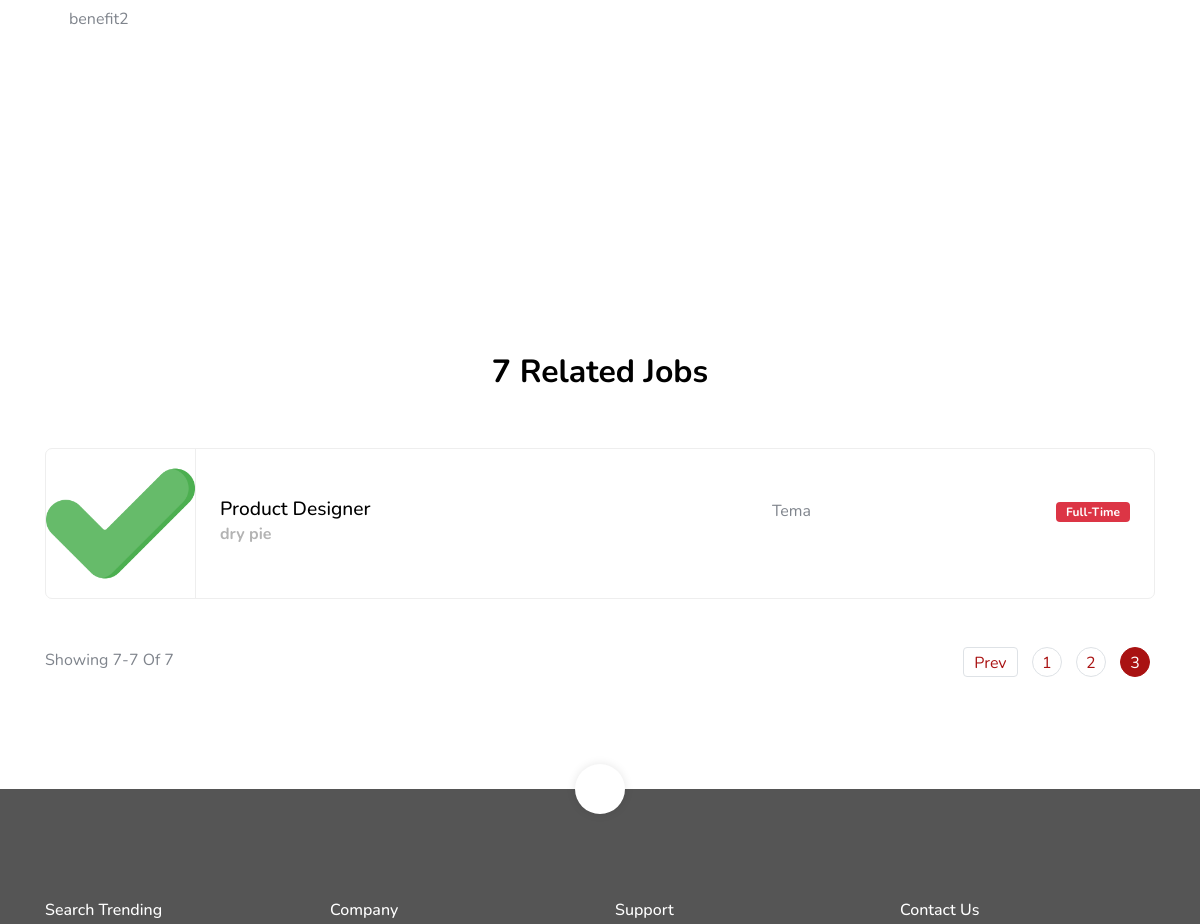
Before: /job-single.php?job_id=1&page=3 (signed in, middle part) with the older database file.
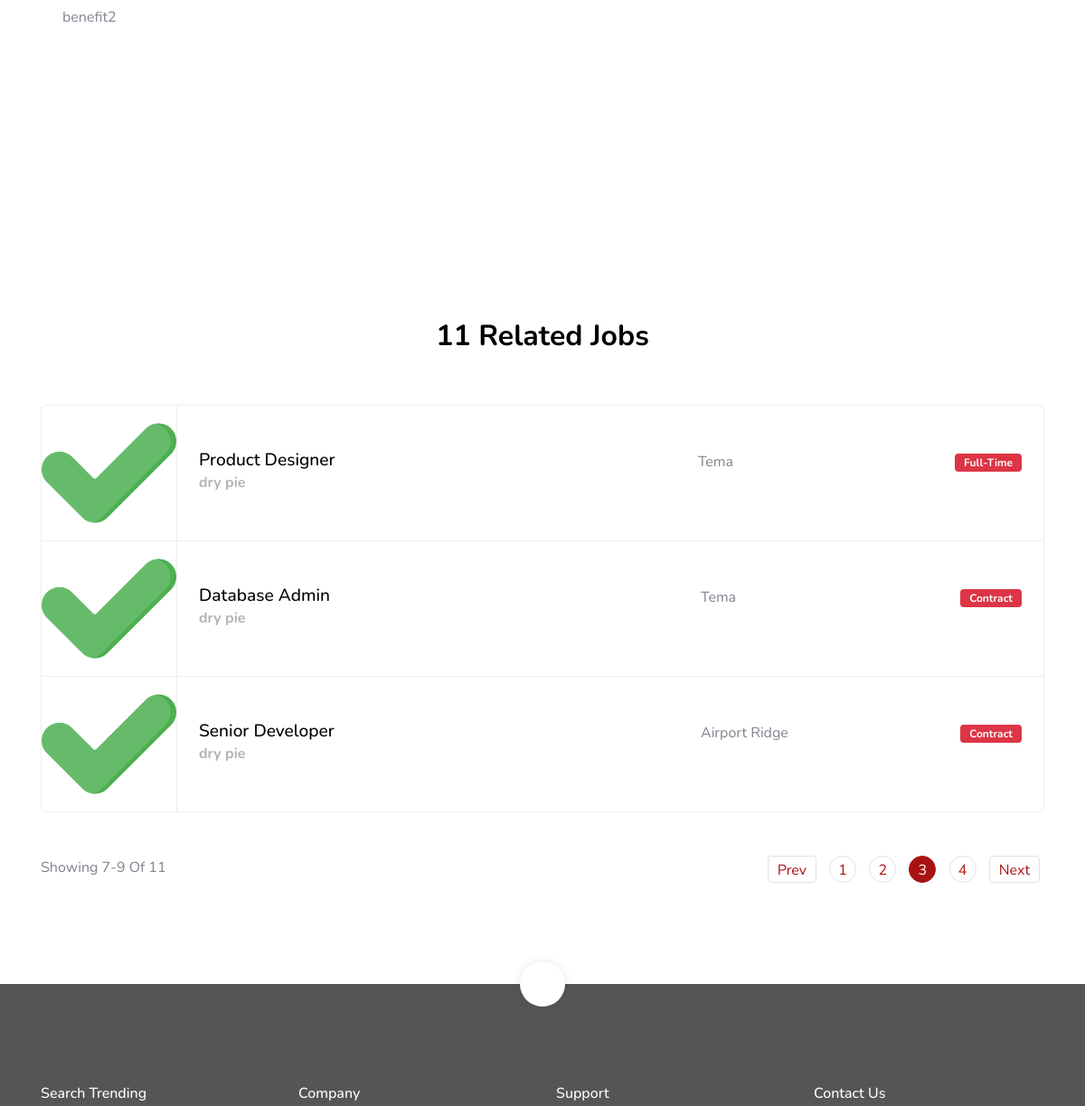
After: the same page with the newer database file.
### tables this page shows
CREATE TABLE `job_req` (
    `job_id` int(11) NOT NULL,
    `job_title` varchar(100) NOT NULL,
    `job_description` text NOT NULL,
    `user_id` int(11) NOT NULL,
    `responsibility` longtext NOT NULL CHECK (json_valid(`responsibility`)),
    `experience` varchar(100) DEFAULT NULL,
    `benefits` longtext DEFAULT NULL CHECK (json_valid(`benefits`)),
    `vacancy` int(11) DEFAULT NULL,
    `status` enum('Full-Time','Part-Time','Contract') NOT NULL,
    `job_location` varchar(255) DEFAULT NULL,
    `salary` decimal(10,2) DEFAULT NULL,
    `gender` enum('Male','Female','Other','Any') DEFAULT NULL,
    `application_deadline` date DEFAULT NULL,
    `published_on` datetime NOT NULL DEFAULT current_timestamp(),
    `featured_image` varchar(255) DEFAULT "./images/bm_office_chat.svg"
);

CREATE TABLE `users` (
    `user_id` int(11) NOT NULL,
    `profile_pic` varchar(255) DEFAULT "./uploads/profile_pic/check-mark.png",
    `email` varchar(255) NOT NULL,
    `passwd` varchar(255) NOT NULL,
    `username` varchar(50) NOT NULL,
    `usertype` enum('JobSeeker','Employer','Admin') NOT NULL
);

CREATE TABLE `employers` (
    `user_id` int(11) NOT NULL,
    `org_name` varchar(100) NOT NULL,
    `creation_date` date NOT NULL,
    `industry` varchar(50) DEFAULT NULL,
    `tag_ids` longtext DEFAULT NULL CHECK (json_valid(`tag_ids`))
);

### functions/getJobReqByID.php (called while the page is built, shortened)
<?php
include './settings/connection.php';
function getJobReqByID($job_id) {
    global $conn;
    $sql = "
        SELECT
            job_req.*,
            employers.org_name,
            employers.creation_date,
            employers.industry,
            employers.tag_ids,
            users.profile_pic
        FROM
            job_req
        INNER JOIN
            employers
        INNER JOIN
            users
        ON
            job_req.user_id = employers.user_id AND job_req.user_id = users.user_id
        WHERE
            job_req.job_id = ?";
    $stmt = $conn->prepare($sql);
    $stmt->bind_param("i", $job_id);
    $stmt->execute();
    $result = $stmt->get_result();
    if ($result->num_rows > 0) {
        $job_req = $result->fetch_assoc();
    } else {
        $job_req = null;
    }
    return $job_req;
}
?>

### functions/getRelatedJobs.php (called while the page is built, shortened)
<?php
include './settings/connection.php';
function getTagsForJobId($jobId) {
    global $conn;
    $sql = "
        SELECT employers.tag_ids
        FROM job_req
        INNER JOIN employers
        ON job_req.user_id = employers.user_id
        WHERE job_req.job_id = ?";
    $stmt = $conn->prepare($sql);
    $stmt->bind_param('i', $jobId);
    $stmt->execute();
    $result = $stmt->get_result();
    $tagIds = '';
    if ($result->num_rows > 0) {
        $row = $result->fetch_assoc();
        $tagIds = $row['tag_ids'];
    }
    return $tagIds;
}
function getRelatedJobListings($tagIds, $currentJobId, $start, $jobsPerPage) {
    global $conn;
    $offset = $start - 1;
    $tagIdsArray = json_decode($tagIds, true);
    $relatedJobListings = [];
    foreach ($tagIdsArray as $tagId) {
        $sql = "
            SELECT
                job_req.*,
                employers.org_name,
                employers.creation_date,
                employers.industry,
                employers.tag_ids,
                users.profile_pic
            FROM
                job_req
            INNER JOIN
                employers
            INNER JOIN
                users
            ON
                job_req.user_id = employers.user_id AND job_req.user_id = users.user_id
            WHERE
                employers.tag_ids LIKE CONCAT('%', ?, '%')
                AND job_req.job_id != ?
            LIMIT $offset, $jobsPerPage";
        $stmt = $conn->prepare($sql);
        $stmt->bind_param('si', $tagId, $currentJobId);
        $stmt->execute();
        $result = $stmt->get_result();
        while ($row = $result->fetch_assoc()) {
            $relatedJobListings[] = $row;
        }
    }
    return array_unique($relatedJobListings, SORT_REGULAR);
}
function getNumRelatedJobs($jobId) {
    global $conn;
    $tagIds=getTagsForJobId($jobId);
    $currentJobId = $jobId;
    $tagIdsArray = json_decode($tagIds, true);
    foreach ($tagIdsArray as $tagId) {
        $sql = "
            SELECT
                job_req.*,
                employers.org_name,
                employers.creation_date,
                employers.industry,
                employers.tag_ids,
                users.profile_pic
            FROM
                job_req
            INNER JOIN
                employers
            INNER JOIN
                users
            ON
                job_req.user_id = employers.user_id AND job_req.user_id = users.user_id
            WHERE
                employers.tag_ids LIKE CONCAT('%', ?, '%')
                AND job_req.job_id != ?";
        $stmt = $conn->prepare($sql);
        $stmt->bind_param('si', $tagId, $currentJobId);
        $stmt->execute();
        $result = $stmt->get_result();
        return $result->num_rows;
    }
}
function getJobWithRelatedListings($jobId, $start, $jobsPerPage) {
    $tagIds = getTagsForJobId($jobId);
    $relatedJobs = getRelatedJobListings($tagIds, $jobId, $start, $jobsPerPage);
    return $relatedJobs;
}

### job-single.php (the view, shortened to what this page needs)
<?php
include './functions/getJobReqByID.php';
$jobReqData = getJobReqByID($_GET['job_id']);
include './functions/hasApplied.php';
?>
<!doctype html>
<html lang="en">
<head>
    <link rel="stylesheet" href="css/custom-bs.css">
    <link rel="stylesheet" href="css/jquery.fancybox.min.css">
    <link rel="stylesheet" href="css/bootstrap-select.min.css">
    <link rel="stylesheet" href="fonts/icomoon/style.css">
    <link rel="stylesheet" href="fonts/line-icons/style.css">
    <link rel="stylesheet" href="css/owl.carousel.min.css">
    <link rel="stylesheet" href="css/animate.min.css">
    <link rel="stylesheet" href="css/style.css">
</head>
<body id="top">
<div class="site-wrap">
    <section class="site-section">
        <div class="container">
            <div class="row">
                <div class="col-lg-8">
                    <div class="mb-5">
                        <?php $benefits = json_decode($jobReqData['benefits'], true); ?>
                        <ul class="list-unstyled m-0 p-0">
                            <?php foreach ($benefits as $benefit): ?>
                                <li class="d-flex align-items-start mb-2">
                                    <span class="icon-check_circle mr-2 text-muted"></span>
                                    <span><?= htmlspecialchars($benefit) ?></span>
                                </li>
                            <?php endforeach; ?>
                        </ul>
                    </div>
                </div>
                <div class="col-lg-4">
                </div>
            </div>
        </div>
    </section>
    <?php
    include './functions/getRelatedJobs.php';
    $totalJobs = getNumRelatedJobs($jobId = $_GET['job_id']);
    $jobsPerPage = 3;
    $totalPages = ceil($totalJobs / $jobsPerPage);
    $currentPage = isset($_GET['page']) ? (int)$_GET['page'] : 1;
    $start = ($currentPage - 1) * $jobsPerPage + 1;
    $end = min($start + $jobsPerPage - 1, $totalJobs);
    $relatedJobListings = getJobWithRelatedListings($jobId = $_GET['job_id'], $start, $jobsPerPage);
    ?>
    <section class="site-section" id="relatedJobListings">
        <div class="container">
            <div class="row mb-5 justify-content-center">
                <div class="col-md-7 text-center">
                    <h2 class="section-title mb-2"><?= $totalJobs ?> Related Jobs</h2>
                </div>
            </div>
            <ul class="job-listings mb-5">
                <?php foreach ($relatedJobListings as $job): ?>
                    <li class="job-listing d-block d-sm-flex pb-3 pb-sm-0 align-items-center">
                        <a href="job-single.php?job_id=<?= htmlspecialchars($job['job_id']) ?>"></a>
                        <div class="job-listing-logo">
                            <img src="<?= htmlspecialchars($job['profile_pic']) ?>" alt="Image" class="img-fluid">
                        </div>
                        <div class="job-listing-about d-sm-flex custom-width w-100 justify-content-between mx-4">
                            <div class="job-listing-position custom-width w-50 mb-3 mb-sm-0">
                                <h2><?= htmlspecialchars($job['job_title']) ?></h2>
                                <strong><?= htmlspecialchars($job['org_name']) ?></strong>
                            </div>
                            <div class="job-listing-location mb-3 mb-sm-0 custom-width w-25">
                                <span class="icon-room"></span> <?= htmlspecialchars($job['job_location']) ?>
                            </div>
                            <div class="job-listing-meta">
                                <span class="badge badge-danger"><?= htmlspecialchars($job['status']) ?></span>
                            </div>
                        </div>
                    </li>
                <?php endforeach; ?>
            </ul>
            <div class="row pagination-wrap">
                <div class="col-md-6 text-center text-md-left mb-4 mb-md-0">
                    <span>Showing <?= $start ?>-<?= $end ?> Of <?= $totalJobs ?></span>
                </div>
                <div class="col-md-6 text-center text-md-right">
                    <div class="custom-pagination ml-auto">
                        <?php if ($currentPage > 1): ?>
                            <a href="?job_id=<?= $jobId ?>&page=<?= $currentPage - 1 ?>#relatedJobListings" class="prev">Prev</a>
                        <?php endif; ?>
                        <div class="d-inline-block">
                            <?php for ($i = 1; $i <= $totalPages; $i++): ?>
                                <a href="?job_id=<?= $jobId ?>&page=<?= $i ?>#relatedJobListings" class="<?= $i == $currentPage ? 'active' : '' ?>"><?= $i ?></a>
                            <?php endfor; ?>
                        </div>
                        <?php if ($currentPage < $totalPages): ?>
                            <a href="?job_id=<?= $jobId ?>&page=<?= $currentPage + 1 ?>#relatedJobListings" class="next">Next</a>
                        <?php endif; ?>
                    </div>
                </div>
            </div>
        </div>
    </section>
    <?php include 'footer.php' ?>
</div>
</body>
</html>

### footer.php (shortened to what this page needs)
<footer class="site-footer">
    <a href="#top" class="smoothscroll scroll-top">
        <span class="icon-keyboard_arrow_up"></span>
    </a>
    <div class="container">
        <div class="row mb-5">
            <div class="col-6 col-md-3 mb-4 mb-md-0">
                <h3>Search Trending</h3>
            </div>
            <div class="col-6 col-md-3 mb-4 mb-md-0">
                <h3>Company</h3>
            </div>
            <div class="col-6 col-md-3 mb-4 mb-md-0">
                <h3>Support</h3>
            </div>
            <div class="col-6 col-md-3 mb-4 mb-md-0">
                <h3>Contact Us</h3>
            </div>
        </div>
    </div>
</footer>

### css/style.css (style rules this page uses)
body { font-weight: 400; font-size: 1rem; line-height: 1.7; position: relative; }
body:after { content: ""; position: absolute; top: 0; left: 0; right: 0; bottom: 0; background: rgba(0, 0, 0, 0.7); z-index: 100; opacity: 0; visibility: hidden; -webkit-transition: .3s all ease; -o-transition: .3s all ease; transition: .3s all ease; }
h1, h2, h3, h4 { color: #000; }
.site-section { padding-top: 7rem; padding-bottom: 7rem; position: relative; z-index: 2; }
.job-listings { padding: 0; margin: 0; border: 1px solid #eee; border-radius: 7px; overflow: hidden; position: relative; background: #fff; }
.job-listings .badge { color: #fff; padding: 4px 10px; }
.job-listings .job-listing { position: relative; border-bottom: 1px solid #eee; -webkit-transition: .3s all ease; -o-transition: .3s all ease; transition: .3s all ease; }
.job-listings .job-listing:last-child { border-bottom: none; }
.job-listings .job-listing a { position: absolute; width: 100%; height: 100%; -webkit-transition: .3s all ease; -o-transition: .3s all ease; transition: .3s all ease; }
.job-listings .job-listing .job-listing-logo { -webkit-box-flex: 0; -ms-flex: 0 0 150px; flex: 0 0 150px; border-right: 1px solid #eee; }
.job-listings .job-listing-position h2 { font-size: 1.2rem; margin-bottom: 0; }
.job-listings .job-listing-position strong { color: #b3b3b3; }
.text-muted { color: #d5d5d5 !important; }
.section-title { font-size: 2rem; font-weight: 700; }
.custom-pagination a { width: 30px; height: 30px; line-height: 30px; display: inline-block; border-radius: 50%; border: 1px solid #dee2e6; text-align: center; margin: 0 5px; text-decoration: none; }
.custom-pagination a.prev, .custom-pagination a.next { width: auto; height: 30px; line-height: 30px; padding-left: 10px; padding-right: 10px; border-radius: 4px; }
.custom-pagination a.active, .custom-pagination a:hover { background: #a91212; color: #fff; border-color: #a91212; }
.site-footer { padding: 7rem 0; position: relative; background: #555; }
.site-footer h3 { font-size: 1rem; margin-bottom: 1.5rem; color: #fff; }
.site-footer a { color: rgba(255, 255, 255, 0.5); }
.site-footer .scroll-top { position: absolute; z-index: 5; top: 0; width: 50px; height: 50px; border-radius: 50%; background: #fff; left: 50%; -webkit-transform: translate(-50%, -50%); -ms-transform: translate(-50%, -50%); transform: translate(-50%, -50%); -webkit-box-shadow: 0 0px 10px 0px rgba(0, 0, 0, 0.1); box-shadow: 0 0px 10px 0px rgba(0, 0, 0, 0.1); }
.site-footer .scroll-top > span { position: absolute; font-size: 2rem; top: 50%; left: 50%; -webkit-transform: translate(-50%, -50%); -ms-transform: translate(-50%, -50%); transform: translate(-50%, -50%); color: #000 !important; }

Changed rows visible on the page:
added job_req: users.profile_pic (picture), job_title "Database Admin", user.org_name "dry pie", job_location "Tema", status "Contract"
added job_req: users.profile_pic (picture), job_title "Senior Developer", user.org_name "dry pie", job_location "Airport Ridge", status "Contract"
Other visible differences:
$totalJobs: "7" → "11"
$end: "7" → "9"
new list line: "4"
text now shown: "Next"
